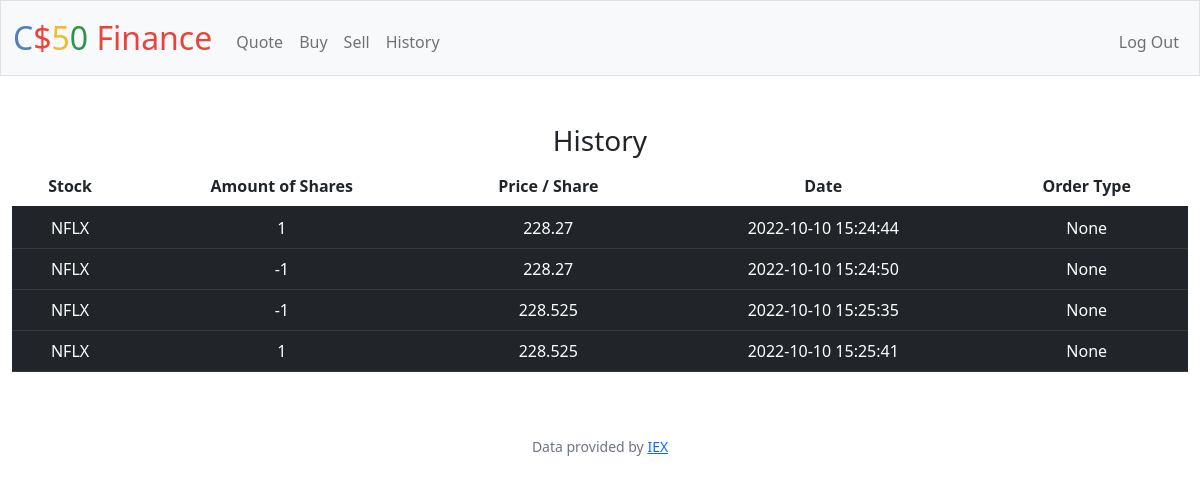
Screenshot of /history (signed in) with the database file from the repository.
### tables this page shows
CREATE TABLE 'Purchases' ('symbol' TEXT, 'shares' INTEGER, 'price' REAL, 'date' DATETIME, 'id'  INTEGER PRIMARY KEY  , 'user_id' INTEGER, 'transaction' TEXT);

### app.py (the view)
@app.route("/history")
@login_required
def history():
    if request.method == "GET":
        user_id = session["user_id"]
        purchases_db = db.execute("SELECT * FROM purchases WHERE user_id = ?", user_id)
        return render_template("history.html", database=purchases_db)

### app.py (called while the page is built)
@app.after_request
def after_request(response):
    response.headers["Cache-Control"] = "no-cache, no-store, must-revalidate"
    response.headers["Expires"] = 0
    response.headers["Pragma"] = "no-cache"
    return response

### helpers.py (called while the page is built)
def login_required(f):
    @wraps(f)
    def decorated_function(*args, **kwargs):
        if session.get("user_id") is None:
            return redirect("/login")
        return f(*args, **kwargs)
    return decorated_function

### templates/history.html (shortened to what this page needs)
{% extends "layout.html" %}
{% block main %}
<h3>History</h3>
<div class="section" >
 <table class="table table-striped-columns">
    <thead>
        <tr>
            <th scope="col">Stock</th>
            <th cope="col">Amount of Shares</th>
            <th scope="col">Price / Share</th>
            <th scope="col">Date</th>
            <th scope="col">Order Type</th>
        </tr>
    </thead>
    <tbody>
        {% for row in database %}
        <tr class="table-dark">
            <td class="table-dark"> {{ row["symbol"] }} </td>
            <td class="table-dark"> {{ row["shares"] }} </td>
            <td class="table-dark"> {{ row["price"] }} </td>
            <td class="table-dark"> {{ row["date"] }} </td>
            <td class="table-dark"> {{ row["transaction"] }} </td>
        </tr>
        {% endfor %}
    </tbody>
    </table>
 </div>
{% endblock %}

### rows the page displays
Purchases: symbol "NFLX", shares "1", price "228.27", date "2022-10-10 15:24:44", transaction "None"
Purchases: symbol "NFLX", shares "-1", price "228.27", date "2022-10-10 15:24:50", transaction "None"
Purchases: symbol "NFLX", shares "-1", price "228.525", date "2022-10-10 15:25:35", transaction "None"
Purchases: symbol "NFLX", shares "1", price "228.525", date "2022-10-10 15:25:41", transaction "None"
